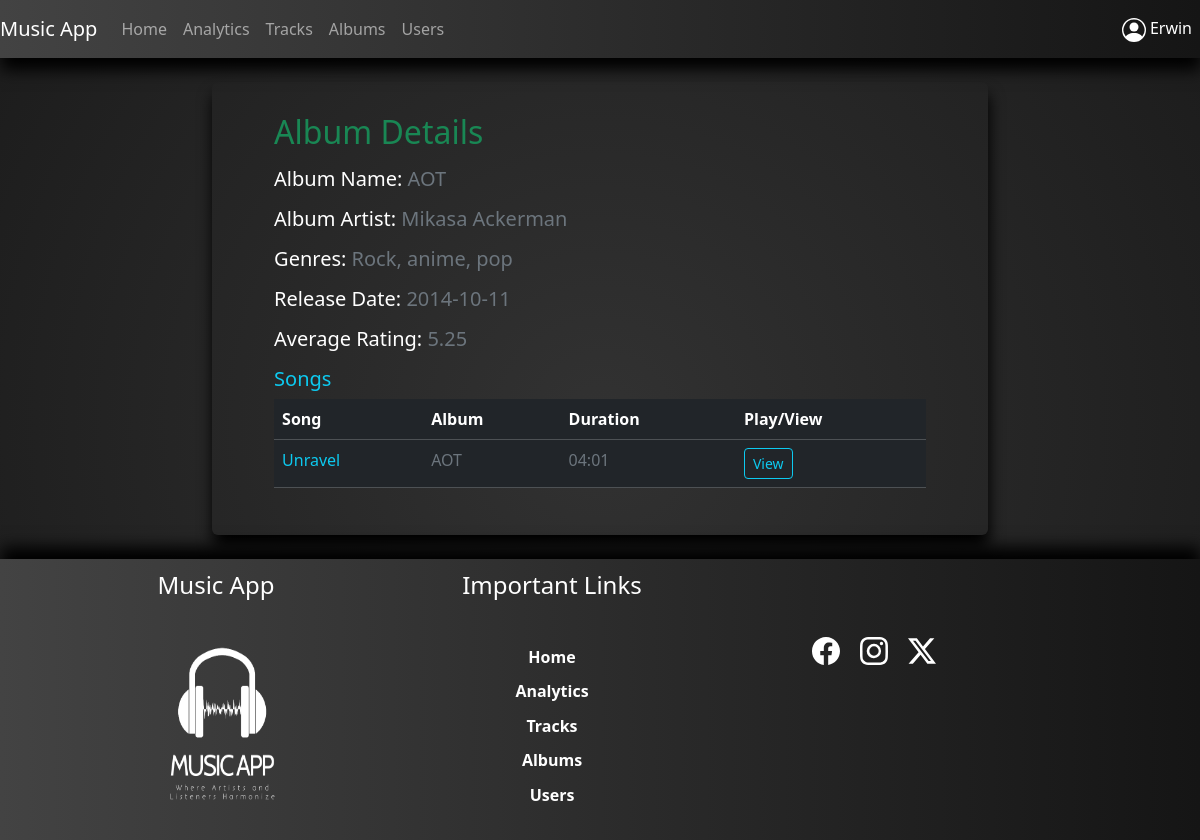
Page /albumDetails/1 (signed in) on the earlier database version.
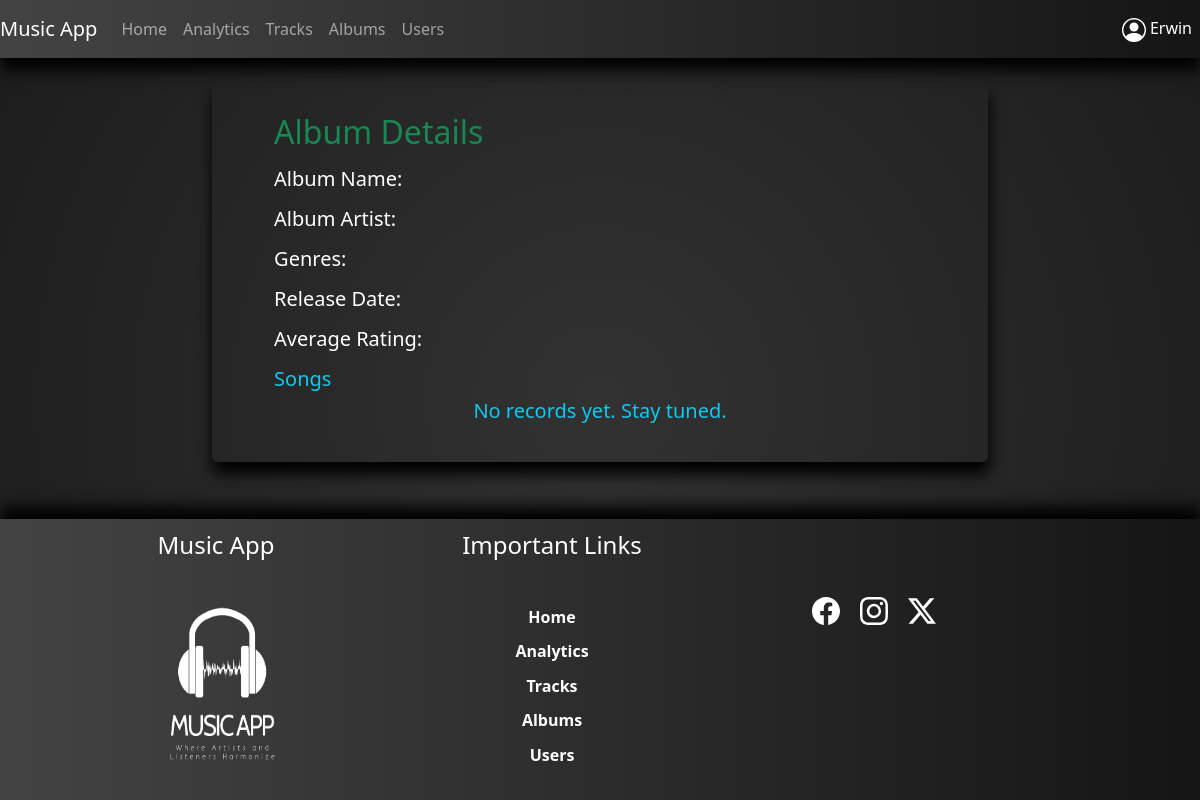
Same page on the later database version.
### app/models.py (models this page shows, shortened)
class Albums(UserMixin, db.Model):
    id = db.Column(db.Integer(), autoincrement=True, primary_key=True)
    a_name = db.Column(db.String(100), nullable=False)
    a_artist = db.Column(db.String(50), nullable=False)
    a_genres = db.Column(db.String(50), nullable=False)
    a_date = db.Column(db.String(50), nullable=False)
    a_rating = db.Column(db.Integer())
    a_totalRaters = db.Column(db.Integer())
    a_flag = db.Column(db.Integer(), nullable=False)
    user_id = db.Column(db.Integer(),db.ForeignKey('users.id'),nullable=False)
    songs = db.relationship('Songs', backref='albums')

class Songs(UserMixin, db.Model):
    id = db.Column(db.Integer(), autoincrement=True, primary_key=True)
    s_name = db.Column(db.String(100), nullable=False)
    s_artist = db.Column(db.String(50), nullable=False)
    s_album = db.Column(db.String(100), nullable=False)
    s_genre = db.Column(db.String(50), nullable=False)
    s_duration = db.Column(db.String(50), nullable=False)
    s_date = db.Column(db.String(50), nullable=False)
    s_filePath = db.Column(db.String(100), nullable=False)
    s_lyrics = db.Column(db.Text(), nullable=False)
    s_rating = db.Column(db.Integer())
    s_totalRaters = db.Column(db.Integer())
    s_flag = db.Column(db.Integer(), nullable=False)
    s_plays = db.Column(db.Integer())
    album_id = db.Column(db.Integer(), db.ForeignKey('albums.id'), nullable=False)
    user_id = db.Column(db.Integer(), db.ForeignKey('users.id'),nullable=False)

### app/views.py (the view, shortened to what this page needs)
@app.route('/albumDetails/<int:aid>', methods=['GET','POST'])
@login_required
def albumDetails(aid):
    form = RatingForm()
    album = Albums.query.get(aid)
    if request.method == 'GET':
        songList = Songs.query.filter_by(album_id=aid).all()
        return render_template('/user/albumDetails.html', form=form, a=album, songsData = songList)

### app/views.py (called while the page is built)
@login_manager.user_loader
def load_user(user_id):
    return Users.query.get(user_id)

### app/templates/user/albumDetails.html (shortened to what this page needs)
{% extends 'layouts/base.html' %}
{% block content %}
<div class="container-fluid">
    <div class="row">
        <div class="col-md-8 offset-md-2 col-lg-8 offset-lg-2 col-sm-8 offset-sm-2">
            <div class="myAlbumCont rounded mt-4 mb-4">
                <div class="d-flex">
                    <h2 class="text-success mb-3">Album Details</h2>
                </div>
                <div class="mb-3">
                    <h5>Album Name: <p class="text-secondary d-inline">{{a.a_name}}</p></h5>
                </div>
                <div class="mb-3">
                    <h5>Album Artist: <p class="text-secondary d-inline">{{a.a_artist}}</p></h5>
                </div>
                <div class="mb-3">
                    <h5>Genres: <p class="text-secondary d-inline">{{a.a_genres}}</p></h5>
                </div>
                <div class="mb-3">
                    <h5>Release Date: <p class="text-secondary d-inline">{{a.a_date}}</p></h5>
                </div>
                <div class="mb-3">
                    <h5>Average Rating: <p class="text-secondary d-inline">{% if a.a_rating == 0 %}NA{% else %} {{a.a_rating}} {% endif %}</p></h5>
                </div>
                <h5 class="text-captialized text-info">Songs</h5>
                    {% if songsData|length == 0 %}
                        <h5 class="text-center text-info">No records yet. Stay tuned.</h5>
                    {% else %}
                    <table class="table table-dark table-hover rounded table-responsive{-sm|-md|-lg}">
                        <thead>
                            <tr>
                                <th scope="col">Song</th>
                                <th scope="col">Album</th>
                                <th scope="col">Duration</th>
                                <th scope="col">Play/View</th>
                            </tr>
                        </thead>
                        <tbody>
                            {% for s in songsData %}
                            <tr>
                                <td class="text-info">{{s['s_name']}}</td>
                                <td class="text-secondary">{{s['s_album']}}</td>
                                <td class="text-secondary">{{s['s_duration']}}</td>
                                <td>
                                <a href="{{url_for('songDetails',sid=s['id'])}}" style="text-decoration: none;">
                                    <button class="btn btn-outline-info btn-sm">View</button>
                                </a>
                                </td>
                            </tr>
                            {% endfor %}
                        </tbody>
                    </table>
                    {% endif %}
            </div>
        </div>
    </div>
</div>
{% endblock %}

Differences in the rows shown:
removed Albums: a_name "AOT", a_artist "Mikasa Ackerman", a_genres "Rock, anime, pop", a_date "2014-10-11", a_rating "5.25"
removed Songs: s_name "Unravel", s_album "AOT", s_duration "04:01"
Other differences:
text no longer shown: "Song Album Duration Play/View"
text now shown: "No records yet. Stay tuned."
